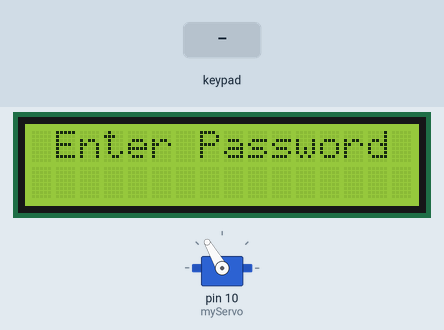
Simulated run of this sketch. Board: Arduino Uno, built with avr-gcc and run on an emulated ATmega328P. Shown: servo, 16×2 character LCD. Inputs (shaded band) come from the test bench.

Above: at 1.3 s.
1.4 s: keypad keys 0 0 0 0 # pressed 0.4 s apart
At 4.6 s:
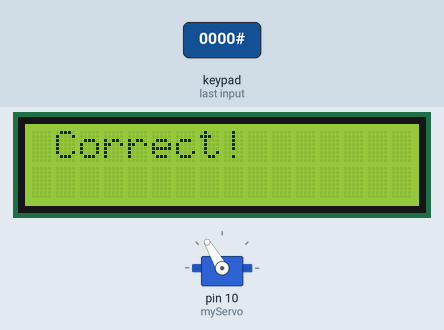
4.9 s: key '#' pressed
At 7.4 s:
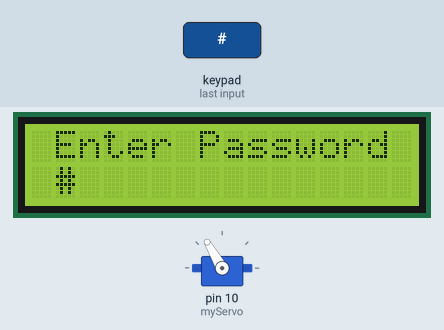
7.9 s: keypad keys 5 4 3 # pressed 0.4 s apart
At 12.2 s:
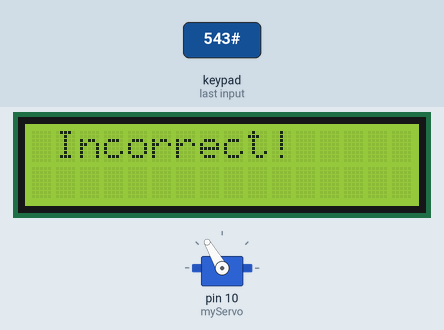
12.5 s: key '*' pressed
15.5 s: keypad keys 0 0 0 0 pressed 0.4 s apart
At 19.4 s:
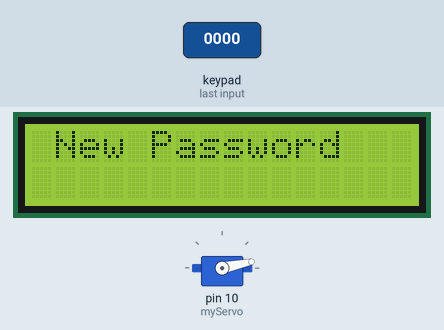
19.9 s: key '1' pressed
At 21.8 s:
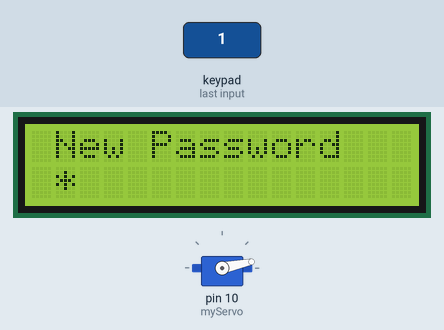
Timing chart, 0 to 22.9 s (numbered marks = the images above; inputs shaded):
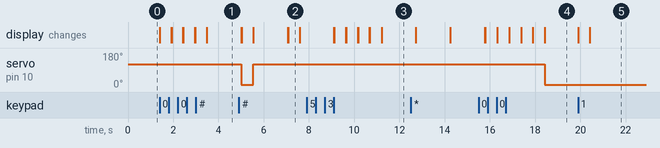

Measured:
- after the input at 1.4 s, the display: first changes at once (image 1 shows a later state)
- after the input at 4.9 s, the display: first differs from a run without the input after 2.2 s (image 2)
- after the input at 7.9 s, the display: first differs from a run without the input after 1.2 s (image 3 shows a later state)
- after the input at 15.5 s, servo on pin 10 (myServo): 120° → 12° after 2.9 s
- after the input at 19.9 s, the display: first changes at once (image 5 shows a later state)
- what the display in image 2 shows lasts 0.5 s, from 7.1 s to 7.6 s

The sketch:

Door_lock.ino
```cpp
// Đây là sản phẩm môn kiến trúc máy tính của Trần Anh Đức và Lê Tiến Đạt- PTIT
#include <Servo.h>                   // Khai báo thư viện sử dụng cho động cơ
#include <LiquidCrystal_I2C.h>       // Khai báo thư viện LCD sử dụng I2C
#include <Keypad.h>                  // Khai báo thư viện Keypad
LiquidCrystal_I2C lcd(0x27, 16, 2);  // 0x27 địa chỉ LCD, 16 cột và 2 hàng
const int ROW_NUM = 4;     //four rows
const int COLUMN_NUM = 3;  //three columns

char keys[ROW_NUM][COLUMN_NUM] = {
  { '1', '2', '3' },
  { '4', '5', '6' },
  { '7', '8', '9' },
  { '*', '0', '#' }
};

byte pin_rows[ROW_NUM] = { 9, 8, 7, 6 };    //connect to the row pinouts of the keypad
byte pin_column[COLUMN_NUM] = { 5, 4, 3 };  //connect to the column pinouts of the keypad

Keypad keypad = Keypad(makeKeymap(keys), pin_rows, pin_column, ROW_NUM, COLUMN_NUM);
Servo myServo;

char STR[4] = { '0', '0', '0', '0' };  // Cài đặt mật khẩu mặc định
char str[4] = { ' ', ' ', ' ', ' ' };
char nwp[4] = { ' ', ' ', ' ', ' ' };
int i, j, count = 0;

void setup() {
  myServo.attach(10);  // Khai báo chân điều khiển động cơ
  myServo.write(120);  // đóng cửa
  lcd.init();  // Khai báo sử dụng LCD
  lcd.begin(16, 2);
  lcd.backlight();
  lcd.clear();
  lcd.print(" Enter Password");
}

void loop() {
  char key = keypad.getKey();  // Ký tự nhập vào sẽ gán cho biến Key
  if (key)                     // Nhập mật khẩu
  {
    if (i == 0) {
      str[0] = key;
      lcd.setCursor(1, 1);     // Đặt vị trí hiển thị trên led
      lcd.print(str[0]);
      delay(500);  // Ký tự hiển thị trên màn hình LCD trong 0.5s
      lcd.setCursor(1, 1);
      lcd.print("*");  // Ký tự được che bởi dấu *
    }
    if (i == 1) {
      str[1] = key;
      lcd.setCursor(2, 1);
      lcd.print(str[1]);
      delay(500);
      lcd.setCursor(2, 1);
      lcd.print("*");
    }
    if (i == 2) {
      str[2] = key;
      lcd.setCursor(3, 1);
      lcd.print(str[2]);
      delay(500);
      lcd.setCursor(3, 1);
      lcd.print("*");
    }
    if (i == 3) {
      str[3] = key;
      lcd.setCursor(4, 1);
      lcd.print(str[3]);
      delay(500);
      lcd.setCursor(4, 1);
      lcd.print("*");
      count = 1;
    }
    i = i + 1;
  }

  if (count == 1) {
    if (str[0] == STR[0] && str[1] == STR[1] && str[2] == STR[2] && str[3] == STR[3]) {
      lcd.clear();
      lcd.print(" Correct!");
      delay(1500);
      myServo.write(12);  // Mở cửa
      lcd.clear();
      lcd.print(" Opened!");
      i = 0;
      count = 0;
    } else {
      lcd.clear();
      lcd.print(" Incorrect!");
      delay(1500);
      lcd.clear();
      lcd.print(" Try Again!");
      delay(1500);
      lcd.clear();
      lcd.print(" Enter Password");
      i = 0;
      count = 0;
    }
  }

  switch (key) {
    case '#':               // trường hợp khóa cửa
      lcd.clear();
      myServo.write(120);    // đóng cửa
      lcd.print(" Closed!");
      delay(1500);
      lcd.clear();
      lcd.print(" Enter Password");
      i = 0;
      break;
    case '*':               // trường hợp thay đổi mật khẩu
      lcd.clear();
      int state = 1;
      bool kt = true;
      while (state != 3) {
        if (kt == false) break;
        if (state == 1) {
          lcd.print(" Old Password");
          i = 0;
          count = 0;
          while (count == 0) {
            char key = keypad.getKey();  // Ký tự nhập vào sẽ gán cho biến Key
            if (key)                     // Nhập mật khẩu
            {
              if (i == 0) {
                str[0] = key;
                lcd.setCursor(1, 1);
                lcd.print(str[0]);
                delay(500);  // Ký tự hiển thị trên màn hình LCD trong 1s
                lcd.setCursor(1, 1);
                lcd.print("*");  // Ký tự được che bởi dấu *
              }
              if (i == 1) {
                str[1] = key;
                lcd.setCursor(2, 1);
                lcd.print(str[1]);
                delay(500);
                lcd.setCursor(2, 1);
                lcd.print("*");
              }
              if (i == 2) {
                str[2] = key;
                lcd.setCursor(3, 1);
                lcd.print(str[2]);
                delay(500);
                lcd.setCursor(3, 1);
                lcd.print("*");
              }
              if (i == 3) {
                str[3] = key;
                lcd.setCursor(4, 1);
                lcd.print(str[3]);
                delay(500);
                lcd.setCursor(4, 1);
                lcd.print("*");
                count = 1;
              }
              i = i + 1;
            }

            if (count == 1) {
              if (str[0] == STR[0] && str[1] == STR[1] && str[2] == STR[2] && str[3] == STR[3]) {
                state = 2;
                lcd.clear();
              } else {
                lcd.clear();
                lcd.print(" Incorrect!");
                delay(1500);
                lcd.clear();
                lcd.print(" Try Again!");
                delay(1500);
                lcd.clear();
                lcd.print(" Enter Password");
                kt = false;
                break;
              }
            }
          }
        } else if (state == 2) {
          myServo.write(12);
          lcd.print(" New Password");
          i = 0;
          count = 0;
          while (count == 0) {
            char key = keypad.getKey();  // Ký tự nhập vào sẽ gán cho biến Key
            if (key)                     // Nhập mật khẩu
            {
              if (i == 0) {
                STR[0] = key;
                lcd.setCursor(1, 1);
                lcd.print(STR[0]);
                delay(500);  // Ký tự hiển thị trên màn hình LCD trong 1s
                lcd.setCursor(1, 1);
                lcd.print("*");  // Ký tự được che bởi dấu *
              }
              if (i == 1) {
                STR[1] = key;
                lcd.setCursor(2, 1);
                lcd.print(STR[1]);
                delay(500);
                lcd.setCursor(2, 1);
                lcd.print("*");
              }
              if (i == 2) {
                STR[2] = key;
                lcd.setCursor(3, 1);
                lcd.print(STR[2]);
                delay(500);
                lcd.setCursor(3, 1);
                lcd.print("*");
              }
              if (i == 3) {
                STR[3] = key;
                lcd.setCursor(4, 1);
                lcd.print(STR[3]);
                delay(500);
                lcd.setCursor(4, 1);
                lcd.print("*");
                count = 1;
              }
              i = i + 1;
            }
          }
          state = 3;
          lcd.clear();
          lcd.print(" Completed!");
          delay(1500);
          lcd.clear();
          lcd.print(" Enter Password");
        }
      }
      i = 0;
      count = 0;
      myServo.write(120);
      str[0] = ' ';
      str[1] = ' ';
      str[2] = ' ';
      str[3] = ' ';
      break;
  }
}
```
